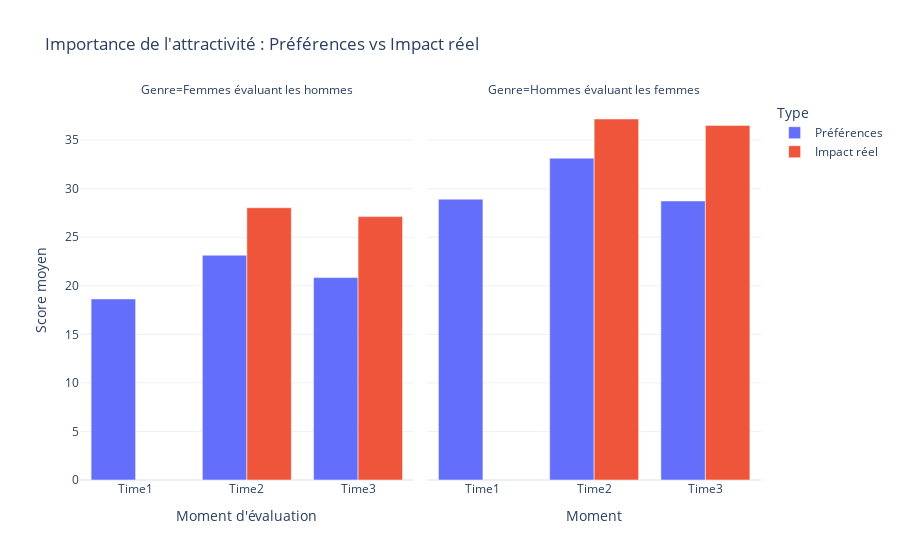

Notebook cell for this chart:
### Code cell
import plotly.express as px
import pandas as pd

# Construction manuelle des données attractivité pour chaque moment
data_attr = [
    # Time1
    {"Moment": "Time1", "Genre": "Femmes évaluant les hommes", "Type": "Préférences", "Score": result_time1["Femmes évaluant les hommes"]['attr1_1']},
    {"Moment": "Time1", "Genre": "Hommes évaluant les femmes", "Type": "Préférences", "Score": result_time1["Hommes évaluant les femmes"]['attr1_1']},
    
    # Time2
    {"Moment": "Time2", "Genre": "Femmes évaluant les hommes", "Type": "Préférences", "Score": result_time2["Femmes évaluant les hommes"]['attr1_2']},
    {"Moment": "Time2", "Genre": "Hommes évaluant les femmes", "Type": "Préférences", "Score": result_time2["Hommes évaluant les femmes"]['attr1_2']},
    {"Moment": "Time2", "Genre": "Femmes évaluant les hommes", "Type": "Impact réel", "Score": result_impact2["Femmes évaluant les hommes"]['attr7_2']},
    {"Moment": "Time2", "Genre": "Hommes évaluant les femmes", "Type": "Impact réel", "Score": result_impact2["Hommes évaluant les femmes"]['attr7_2']},

    # Time3
    {"Moment": "Time3", "Genre": "Femmes évaluant les hommes", "Type": "Préférences", "Score": result_time3["Femmes évaluant les hommes"]['attr1_3']},
    {"Moment": "Time3", "Genre": "Hommes évaluant les femmes", "Type": "Préférences", "Score": result_time3["Hommes évaluant les femmes"]['attr1_3']},
    {"Moment": "Time3", "Genre": "Femmes évaluant les hommes", "Type": "Impact réel", "Score": result_impact3["Femmes évaluant les hommes"]['attr7_3']},
    {"Moment": "Time3", "Genre": "Hommes évaluant les femmes", "Type": "Impact réel", "Score": result_impact3["Hommes évaluant les femmes"]['attr7_3']},
]

df_attr = pd.DataFrame(data_attr)

# Création du graphique
fig = px.bar(
    df_attr,
    x="Moment",
    y="Score",
    color="Type",
    barmode="group",
    facet_col="Genre",
    title="Importance de l'attractivité : Préférences vs Impact réel",
    labels={"Score": "Score moyen (répartition sur 100 points)"}
)

fig.update_layout(xaxis_title="Moment d'évaluation", yaxis_title="Score moyen", template='plotly_white')
fig.show()

### Figure 1 — Plotly figure (JSON) as saved in the notebook; plotly's stock layout.template omitted (floating-point values rounded to 4 significant figures)
{"data": [{"alignmentgroup": "True", "hovertemplate": "Type=Préférences<br>Genre=Femmes évaluant les hommes<br>Moment=%{x}<br>Score moyen (répartition sur 100 points)=%{y}<extra></extra>", "legendgroup": "Préférences", "marker": {"color": "#636efa", "pattern": {"shape": ""}}, "name": "Préférences", "offsetgroup": "Préférences", "orientation": "v", "showlegend": true, "textposition": "auto", "type": "bar", "x": ["Time1", "Time2", "Time3"], "xaxis": "x", "y": [18.65, 23.15, 20.85], "yaxis": "y"}, {"alignmentgroup": "True", "hovertemplate": "Type=Préférences<br>Genre=Hommes évaluant les femmes<br>Moment=%{x}<br>Score moyen (répartition sur 100 points)=%{y}<extra></extra>", "legendgroup": "Préférences", "marker": {"color": "#636efa", "pattern": {"shape": ""}}, "name": "Préférences", "offsetgroup": "Préférences", "orientation": "v", "showlegend": false, "textposition": "auto", "type": "bar", "x": ["Time1", "Time2", "Time3"], "xaxis": "x2", "y": [28.93, 33.15, 28.74], "yaxis": "y2"}, {"alignmentgroup": "True", "hovertemplate": "Type=Impact réel<br>Genre=Femmes évaluant les hommes<br>Moment=%{x}<br>Score moyen (répartition sur 100 points)=%{y}<extra></extra>", "legendgroup": "Impact réel", "marker": {"color": "#EF553B", "pattern": {"shape": ""}}, "name": "Impact réel", "offsetgroup": "Impact réel", "orientation": "v", "showlegend": true, "textposition": "auto", "type": "bar", "x": ["Time2", "Time3"], "xaxis": "x", "y": [28.04, 27.13], "yaxis": "y"}, {"alignmentgroup": "True", "hovertemplate": "Type=Impact réel<br>Genre=Hommes évaluant les femmes<br>Moment=%{x}<br>Score moyen (répartition sur 100 points)=%{y}<extra></extra>", "legendgroup": "Impact réel", "marker": {"color": "#EF553B", "pattern": {"shape": ""}}, "name": "Impact réel", "offsetgroup": "Impact réel", "orientation": "v", "showlegend": false, "textposition": "auto", "type": "bar", "x": ["Time2", "Time3"], "xaxis": "x2", "y": [37.18, 36.52], "yaxis": "y2"}], "layout": {"annotations": [{"font": {}, "showarrow": false, "text": "Genre=Femmes évaluant les hommes", "x": 0.245, "xanchor": "center", "xref": "paper", "y": 1, "yanchor": "bottom", "yref": "paper"}, {"font": {}, "showarrow": false, "text": "Genre=Hommes évaluant les femmes", "x": 0.755, "xanchor": "center", "xref": "paper", "y": 1, "yanchor": "bottom", "yref": "paper"}], "barmode": "group", "legend": {"title": {"text": "Type"}, "tracegroupgap": 0}, "title": {"text": "Importance de l'attractivité : Préférences vs Impact réel"}, "xaxis": {"anchor": "y", "domain": [0, 0.49], "title": {"text": "Moment d'évaluation"}}, "xaxis2": {"anchor": "y2", "domain": [0.51, 1], "matches": "x", "title": {"text": "Moment"}}, "yaxis": {"anchor": "x", "domain": [0, 1], "title": {"text": "Score moyen"}}, "yaxis2": {"anchor": "x2", "domain": [0, 1], "matches": "y", "showticklabels": false}}}
